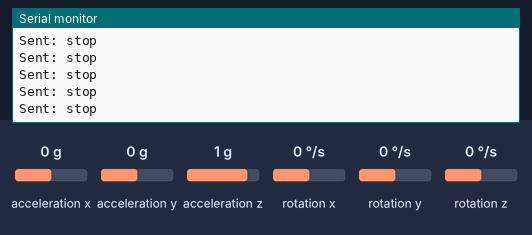
This sketch was run on a simulated ESP32. Shown: the last lines printed to the serial monitor. The test bench sets the inputs (shaded band); at power-on: acceleration x 0 g, acceleration y 0 g, acceleration z 1 g, rotation x 0 °/s, rotation y 0 °/s, rotation z 0 °/s. WiFi joins after 1.5 s; servers stay silent unless stated.

Above: at 2.7 s.
2.8 s: acceleration x set to -1.4 g
At 3.39 s:
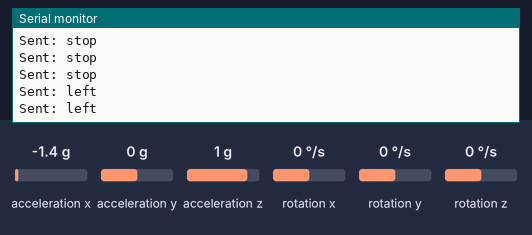
5.0 s: acceleration y set to -1.4 g
At 7.05 s:
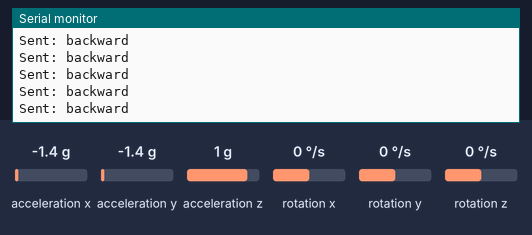
7.2 s: acceleration y set to 0.8 g
At 8.88 s:
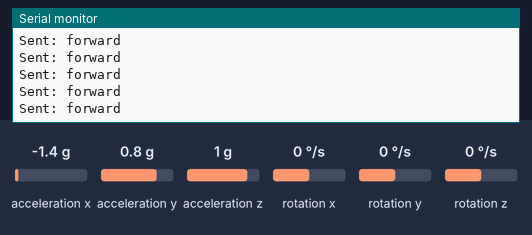

The sketch:

client_side.ino
```cpp
#include <WiFi.h>
#include <Wire.h>
#include <MPU6050.h>

const char* ssid = "";           // Same SSID as car ESP32
const char* password = ""; // Same password as car ESP32
const char* carIP = "192.168.4.1";  // Default IP of ESP32 AP mode
const uint16_t serverPort = 1234;

WiFiClient client;
MPU6050 mpu;

void setup() {
  Serial.begin(115200);
  Wire.begin();

  // Initialize MPU6050
  mpu.initialize();
  if (!mpu.testConnection()) {
    Serial.println("MPU6050 connection failed!");
    while (1);
  }
  Serial.println("MPU6050 connected!");

  // Connect to the car's ESP32 Wi-Fi (AP Mode)
  WiFi.begin(ssid, password);
  Serial.print("Connecting to Car...");

  while (WiFi.status() != WL_CONNECTED) {
    delay(500);
    Serial.print(".");
  }

  Serial.println("\nConnected to Car!");
}

void loop() {
  int16_t ax, ay, az, gx, gy, gz;
  mpu.getMotion6(&ax, &ay, &az, &gx, &gy, &gz);

  String command = "stop";  // Default to stop

  // Movement logic (adjust thresholds as needed)
  if (ay > 10000) {
    command = "forward";
  } else if (ay < -10000) {
    command = "backward";
  } else if (ax > 5000) {
    command = "right";
  } else if (ax < -5000) {
    command = "left";
  }

  // Send command only if Wi-Fi is connected
  if (WiFi.status() == WL_CONNECTED) {
    if (!client.connected()) {
      client.connect(carIP, serverPort);
    }

    if (client.connected()) {
      client.println(command);
      Serial.println("Sent: " + command);
    }
  }

  delay(200);  // Adjust responsiveness
}
```

Measured:
- after the input at 2.8 s, the serial monitor: prints a new line after 0.13 s (image 1)
- after the input at 5.0 s, the serial monitor: prints a new line after 0.37 s (image 2)
- after the input at 7.2 s, the serial monitor: prints a new line after 0.20 s (image 3)
